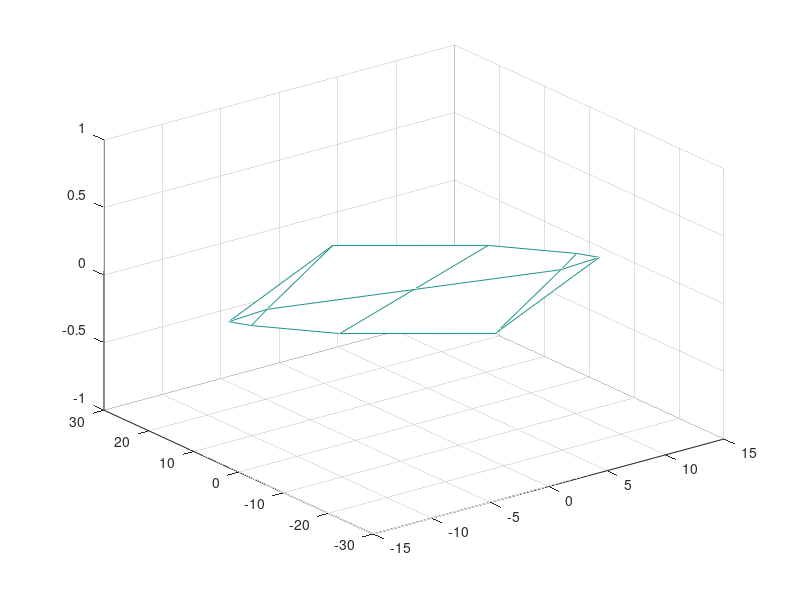

Write MATLAB code to recreate this figure.
clc; clear; close all;

%% GriddedTestMMM - Creates 4d Gridded Test MMM
% Generates a test MMM from gridded input data.

%% Gridded Inputs
Beta  = -8:4:8;
Delta = -120:120:120;
ax    = (-2:2) .* 9.81;
xDot  = 5:5:50;

[Beta, Delta, ax, xDot] = ndgrid( Beta, Delta, ax, xDot );

%% MMM Control Points
LSBC_ay_lim = 1.9 .* 9.81;
LSBC_psi_lim = -0.15;

LSBC_ay_pk  = 0.05 .* 9.81;
LSBC_psi_pk = 20;

%% Gridded Outputs;
ay      = zeros( size( Beta ) );
psiddot = zeros( size( Beta ) );

%% LSBC Data
ay(:,:,ax(1,1,:,1)==0,1) = ...
    [ 0.90, 0.90, 0.90; ...
     -0.05, 0.67, 0.85; ...
     -0.60, 0.00, 0.60; ...
     -0.85,-0.67, 0.05; ...
     -0.90,-0.90,-0.90] .* 9.81*(1.4/0.9);
 
psiddot(:,:,ax(1,1,:,1)==0,1) = ...
    [-0.09,-0.09,-0.09; ...
     -0.33,-0.10,-0.04; ...
     -0.12, 0.00, 0.12; ...
      0.04, 0.10, 0.33; ...
      0.09, 0.09, 0.09] .* 1.525*9.81*265/130*(2);
  
mesh( ay(:,:,ax(1,1,:,1)==0,1), psiddot(:,:,ax(1,1,:,1)==0,1), zeros(5,3) )

%% Extrapolating Data